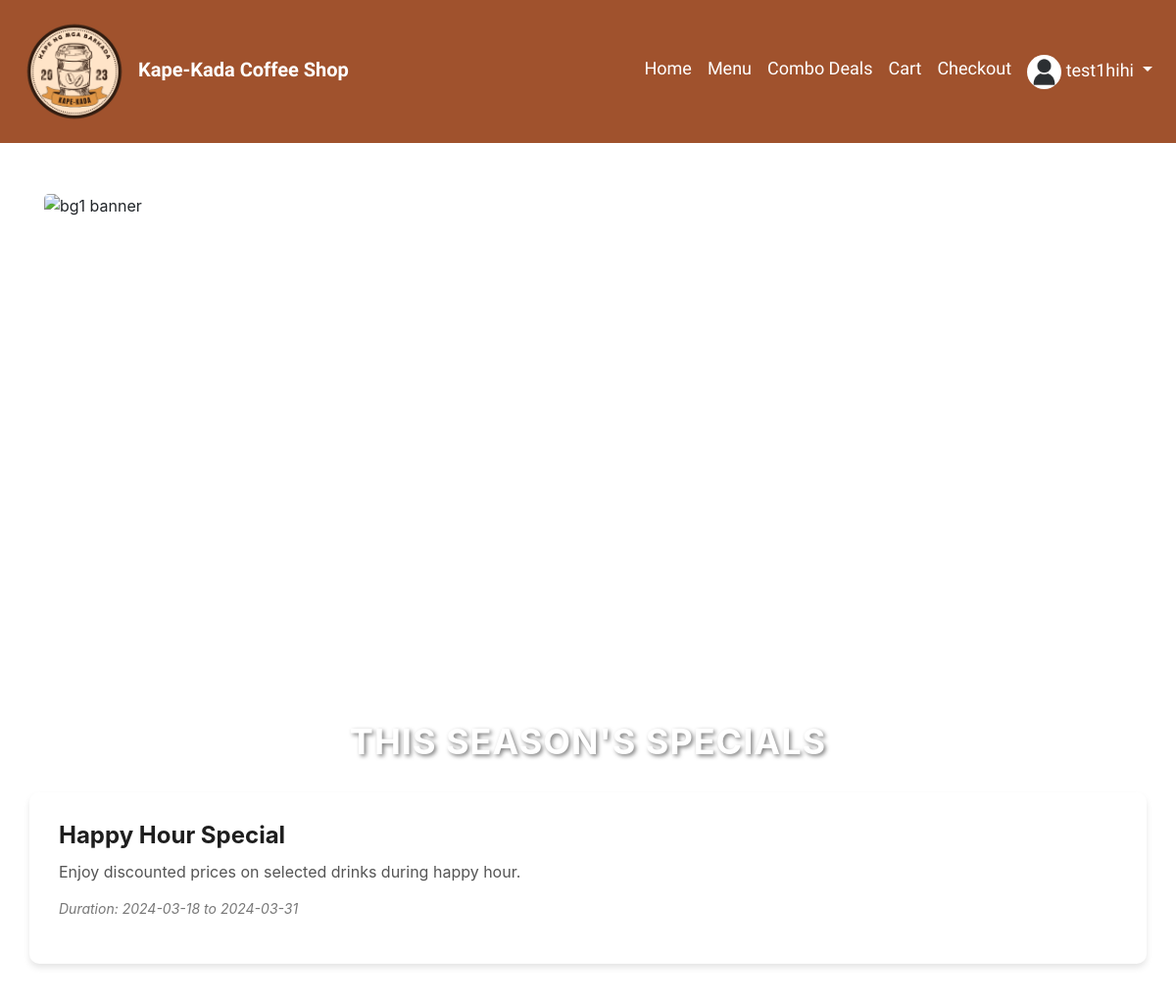
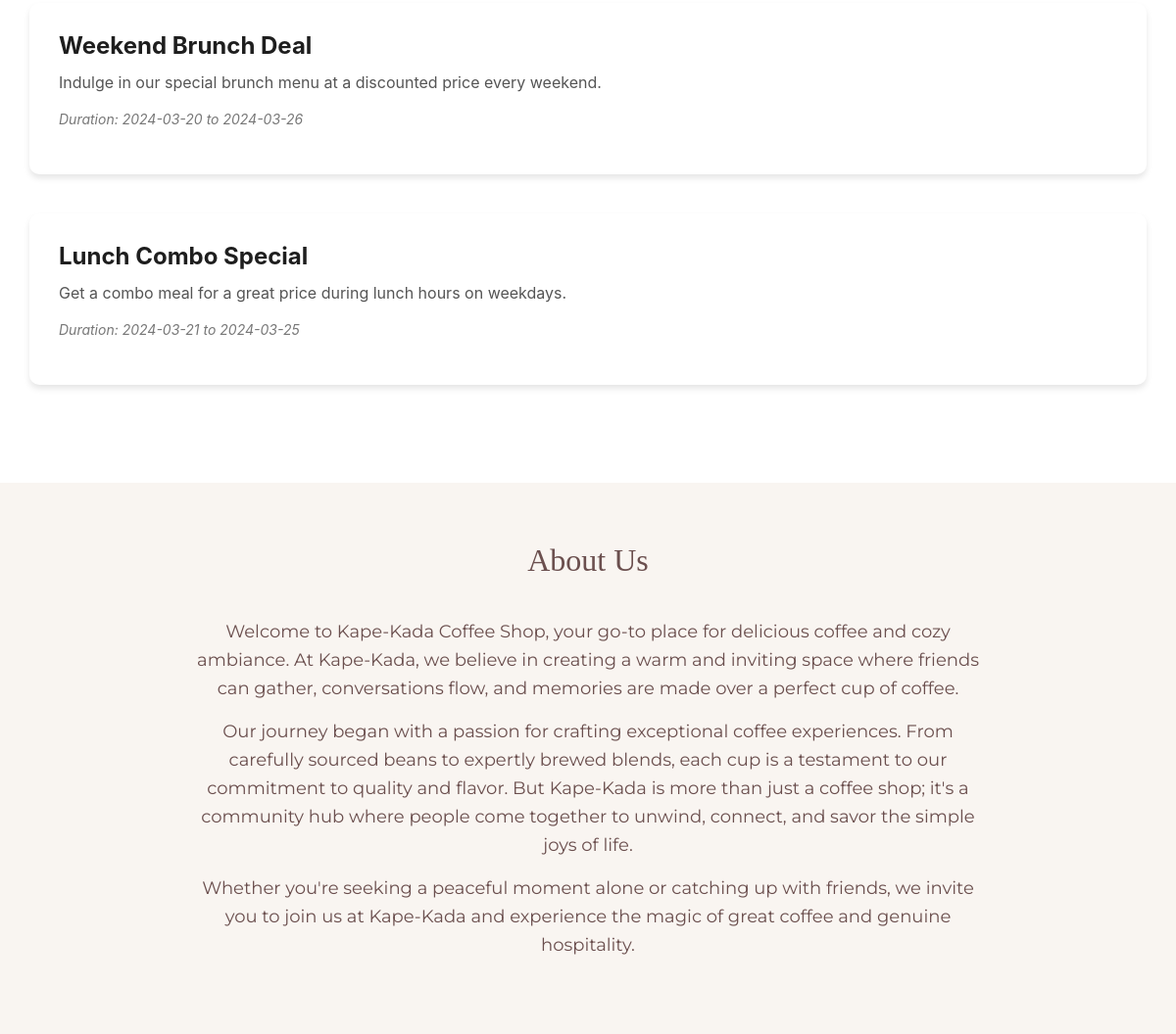
The page /index.php (signed in) on the database its author committed (2 pictures, top to bottom).
### tables this page shows
CREATE TABLE `users` (
  `user_id` int NOT NULL,
  `fullname` varchar(255) NOT NULL,
  `email` varchar(330) NOT NULL,
  `phoneNumber` varchar(255) NOT NULL,
  `birthday` date NOT NULL,
  `password` varchar(255) NOT NULL,
  `role` varchar(255) NOT NULL,
  `wallet` decimal(10,2) DEFAULT '0.00',
  `address` varchar(255) DEFAULT NULL,
  `picture` varchar(255) DEFAULT NULL,
  `login_attempts` int DEFAULT NULL,
  `ban_time` int DEFAULT NULL
);

CREATE TABLE `specials` (
  `specials_id` int NOT NULL,
  `name` varchar(255) NOT NULL,
  `description` text NOT NULL,
  `price` decimal(8,2) NOT NULL,
  `start_date` date NOT NULL,
  `end_date` date NOT NULL
);

### index.php (the view, shortened to what this page needs)
<?php
 include 'db_connection.php';
 include 'navbar.php';
    $sql = "SELECT * FROM specials";
    $result = mysqli_query($conn, $sql);
    if (mysqli_num_rows($result) > 0) {
?>
<!DOCTYPE html>
<html lang="en">
<head>
    <link rel="stylesheet" href="https://stackpath.bootstrapcdn.com/bootstrap/4.5.2/css/bootstrap.min.css">
    <link rel="stylesheet" href="https://use.fontawesome.com/releases/v5.15.1/css/all.css">
</head>
<body>
<div class="banner">
    <div class="container">
        <div class="slider-container has-scrollbar">
            <div class="slider-item">
                <img src="banner.svg" alt="bg1 banner" class="banner-img">
            </div>
        </div>
    </div>
</div>
<div class="container promotions-section">
    <h1 class="text-center">This Season's Specials</h1>
    <?php
    while ($row = mysqli_fetch_assoc($result)) {
    ?>
    <div class="promotion-item" onclick="window.location.href='specials_details.php?id=<?php echo $row['specials_id']; ?>';">
        <h2 class="promotion-title"><?php echo $row['name']; ?></h2>
        <p class="promotion-description"><?php echo $row['description']; ?></p>
        <p class="promotion-duration">Duration: <?php echo $row['start_date']; ?> to <?php echo $row['end_date']; ?></p>
    </div>
    <?php
    }
    ?>
</div>
<div class="about-section">
    <div class="container">
        <h2 class="about-heading">About Us</h2>
        <div class="about-content">
            <p>Welcome to Kape-Kada Coffee Shop, your go-to place for delicious coffee and cozy ambiance. At Kape-Kada, we believe in creating a warm and inviting space where friends can gather, conversations flow, and memories are made over a perfect cup of coffee.</p>
            <p>Our journey began with a passion for crafting exceptional coffee experiences. From carefully sourced beans to expertly brewed blends, each cup is a testament to our commitment to quality and flavor. But Kape-Kada is more than just a coffee shop; it's a community hub where people come together to unwind, connect, and savor the simple joys of life.</p>
            <p>Whether you're seeking a peaceful moment alone or catching up with friends, we invite you to join us at Kape-Kada and experience the magic of great coffee and genuine hospitality.</p>
        </div>
    </div>
</div>
</body>
</html>
<?php
} else {
    echo "No specials available at the moment.";
}
?>

### navbar.php (shortened to what this page needs)
<?php
include 'db_connection.php';
$userData = null;
if (isset($_SESSION['email'])) {
    $userEmail = $_SESSION['email'];
    $userQuery = "SELECT fullname, picture FROM users WHERE email = ?";
    $stmt = $conn->prepare($userQuery);
    $stmt->bind_param("s", $userEmail);
    $stmt->execute();
    $result = $stmt->get_result();
    $userData = $result->fetch_assoc();
}
?>
<!DOCTYPE html>
<html lang="en">
<head>
    <link rel="stylesheet" href="https://stackpath.bootstrapcdn.com/bootstrap/4.5.2/css/bootstrap.min.css">
</head>
<body>
<nav class="navbar navbar-expand-lg fixed-top">
    <a class="navbar-brand" href="index.php">
        <img src="logo.png" alt="Kape-Kada Coffee Shop" style="width: 120px; height: auto;"> Kape-Kada Coffee Shop
    </a>
    <div class="collapse navbar-collapse" id="navbarNav">
        <ul class="navbar-nav ml-auto">
            <li class="nav-item active">
                <a class="nav-link" href="index.php">Home <span class="sr-only">(current)</span></a>
            </li>
            <li class="nav-item">
                <a class="nav-link" href="menu.php">Menu</a>
            </li>
            <li class="nav-item">
                <a class="nav-link" href="combos.php">Combo Deals</a>
            </li>
            <li class="nav-item">
                <a class="nav-link" href="cart.php">Cart</a>
            </li>
            <li class="nav-item">
                <a class="nav-link" href="checkout.php">Checkout</a>
            </li>
            <?php if ($userData): ?>
                <li class="nav-item dropdown">
                    <a class="nav-link dropdown-toggle" href="#" id="navbarDropdown" role="button" data-toggle="dropdown" aria-haspopup="true" aria-expanded="false">
                        <?php if ($userData['picture']): ?>
                            <img src="<?php echo $userData['picture']; ?>" alt="Profile Picture" style="width: 35px; height: 35px; border-radius: 50%;">
                        <?php endif; ?>
                        <?php echo $userData['fullname']; ?>
                    </a>
                </li>
            <?php endif; ?>
        </ul>
    </div>
</nav>
</body>
</html>

### navbar.php (style rules this page uses)
body { padding-top: 46px; color: #FFFFFF; }
.navbar { background-color: #A0522D; transition: background-color 0.5s ease; }
.navbar-brand { color: #FFFFFF; font-family: 'League Spartan', sans-serif; font-weight: bold; transition: transform 0.5s ease, color 0.3s ease; }
.navbar-brand img { transition: transform 0.5s ease; }
.nav-link { color: #FFFFFF !important; transition: color 0.3s ease; }
.nav-link { font-family: 'League Spartan', sans-serif; color: #FFFFFF !important; transition: color 0.3s ease; font-size: 18px; }
.nav-link, .dropdown-item { font-family: 'League Spartan', sans-serif; font-size: 18px; color: solid black !important; transition: color 0.3s ease; }

### index.php (style rules this page uses)
body { background-image: url('bg.svg'); background-size: cover; background-repeat: no-repeat; background-attachment: fixed; background-position: center; margin-top: 120px; }
.navbar { font-family: 'Merriweather', serif; }
.promotions-section { padding: 60px 0; }
.promotion-item { background-color: #FFF; padding: 30px; margin-bottom: 40px; border-radius: 10px; box-shadow: 0 4px 6px rgba(0, 0, 0, 0.1); transition: transform 0.3s ease, box-shadow 0.3s ease; overflow: hidden; }
.promotion-title { color: #1e1e1e; font-size: 24px; font-weight: bold; margin-bottom: 10px; }
.promotion-description { color: #555; font-size: 16px; line-height: 1.5; margin-bottom: 15px; }
.promotion-duration { color: #777; font-size: 14px; font-style: italic; }
h1.text-center { color: white; font-size: 36px; font-weight: bold; text-shadow: 2px 2px 4px rgba(0, 0, 0, 0.5); margin-bottom: 30px; letter-spacing: 1px; text-transform: uppercase; }
.banner { margin: 30px 0; }
.slider-container { display: -webkit-box; display: -webkit-flex; display: -ms-flexbox; display: flex; -webkit-box-align: center; -webkit-align-items: center; -ms-flex-align: center; align-items: center; gap: 10px; -webkit-border-radius: var(--border-radius-md); border-radius: var(--border-radius-md); overflow: auto hidden; -webkit-scroll-snap-type: inline mandatory; -ms-scroll-snap-type: inline mandatory; scroll-snap-type: inline mandatory; overscroll-behavior-inline: contain; }
.slider-item { position: relative; min-width: 100%; max-height: 450px; aspect-ratio: 1 / 1; -webkit-border-radius: var(--border-radius-md); border-radius: var(--border-radius-md); overflow: hidden; scroll-snap-align: start; }
.slider-item .banner-img { width: 100%; height: 100%; -o-object-fit: cover; object-fit: cover; -o-object-position: right; object-position: right; border-radius: 5px; }
.about-section { background-color: #F9F5F1; padding: 60px 0; }
.about-heading { text-align: center; margin-bottom: 40px; color: #6B4F4E; font-family: 'Merriweather', serif; font-size: 32px; }
.about-content { max-width: 800px; margin: 0 auto; text-align: center; color: #6B4F4E; font-family: 'Montserrat', sans-serif; font-size: 18px; line-height: 1.6; }

### rows shown on the page
users: picture (placeholder picture), fullname "test1hihi"
specials: name "Happy Hour Special", description "Enjoy discounted prices on selected drinks during happy hour.", start_date "2024-03-18", end_date "2024-03-31"
specials: name "Weekend Brunch Deal", description "Indulge in our special brunch menu at a discounted price every weekend.", start_date "2024-03-20", end_date "2024-03-26"
specials: name "Lunch Combo Special", description "Get a combo meal for a great price during lunch hours on weekdays.", start_date "2024-03-21", end_date "2024-03-25"
